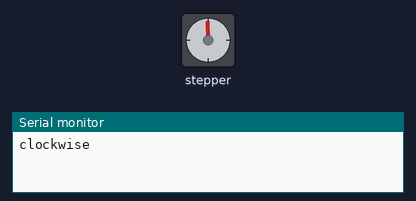
A sketch run on a simulated Arduino Uno, built with avr-gcc and run on an emulated ATmega328P. Shown: stepper motor, the last lines printed to the serial monitor. Wiring (inferred from the names in the program): stepper motor driver (200 steps per turn assumed): step pin 10; direction pin 11.

Above: at 0.05 s.
At 1.1 s:
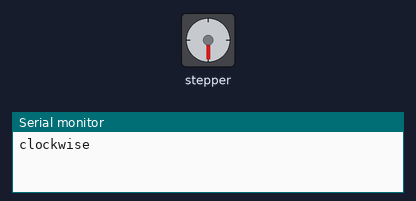
At 1.2 s:
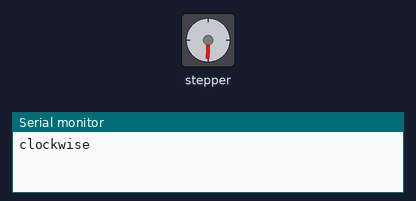
At 2.2 s:
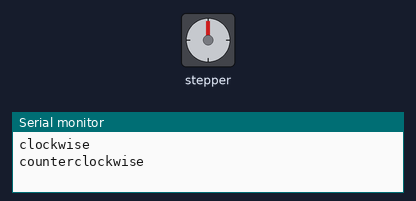
Timing chart, 0 to 5.1 s (numbered marks = the images above):
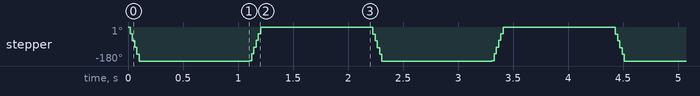

Measured:
- by itself, stepper: turns 180° counter-clockwise in 0.10 s, then 180° clockwise in 0.10 s, repeating every 2.2 s

The sketch:

stepperMotor.ino
```cpp
const int step_pin = 10;
const int dir_pin = 11;

void setup()
{
    pinMode(step_pin, OUTPUT);
    pinMode(dir_pin, OUTPUT);
    // initialize the serial port:
    Serial.begin(9600);
}

void loop()
{
    // step one revolution  in one direction:
    Serial.println("clockwise");
    digitalWrite(dir_pin, LOW);
    digitalWrite(step_pin, LOW);

    for (int i = 0; i < 100; i++)
    {
        digitalWrite(step_pin, HIGH);
        delayMicroseconds(10);
        digitalWrite(step_pin, LOW);
        delay(1);
    }
    delay(1000);
    digitalWrite(dir_pin, HIGH);

    for (int i = 0; i < 100; i++)
    {
        digitalWrite(step_pin, HIGH);
        delayMicroseconds(10);
        digitalWrite(step_pin, LOW);
        delay(1);
    }

    delay(500);

    // step one revolution in the other direction:
    Serial.println("counterclockwise");
    delay(500);
}
```
